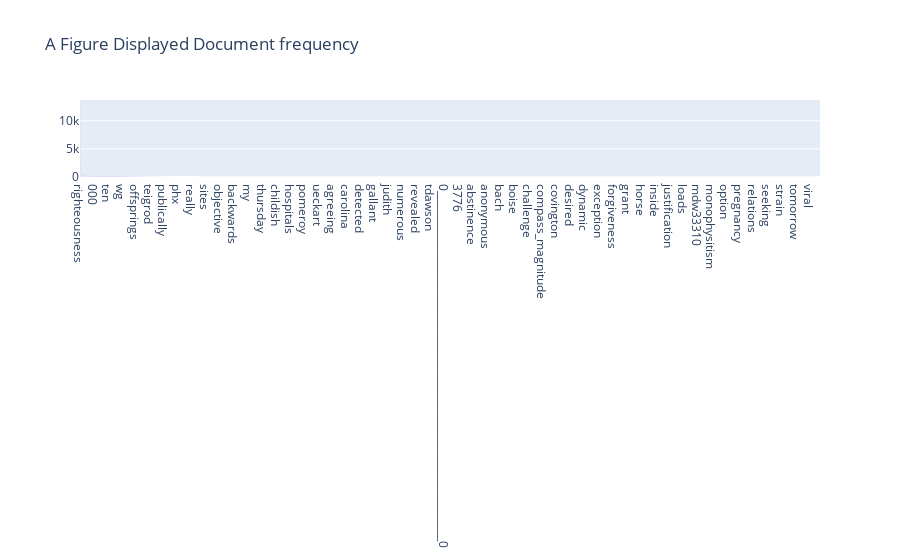

This figure's notebook cell:
### Markdown cell above
### >>> **Exercise 15 (take home):** 
Additionally, you can attempt to sort the terms on the `x-axis` by frequency instead of in alphabetical order. This way the visualization is more meaninfgul and you will be able to observe the so called [long tail](https://en.wikipedia.org/wiki/Long_tail) (get familiar with this term since it will appear a lot in data mining and other statistics courses). see picture below

![alt txt](https://upload.wikimedia.org/wikipedia/commons/thumb/8/8a/Long_tail.svg/1000px-Long_tail.svg.png)

### Code cell
# Answer
# Notice: You should zoom in to see more clearly
import plotly.graph_objects as go

term_frequency_list = [(x, y) for x, y in zip(count_vect.get_feature_names_out(), term_frequencies)]


term_frequency_sorted_list = sorted(term_frequency_list, key=lambda x: x[1], reverse=True)

x_list, y_list = list(zip(*term_frequency_sorted_list))

fig = go.Figure(
    data=[go.Bar(x=x_list, 
                 y=y_list)],
    layout_title_text="A Figure Displayed Document frequency"
)

fig.show()

### Figure 1 — Plotly figure (JSON) as saved in the notebook; plotly's stock layout.template omitted (floating-point values rounded to 4 significant figures; data arrays with more than 128 entries replaced by an {"elided": "..."} marker saying what was removed)
{"data": [{"type": "bar", "x": {"elided": "6483 str values"}, "y": {"elided": "6483 int values"}}], "layout": {"title": {"text": "A Figure Displayed Document frequency"}}}
